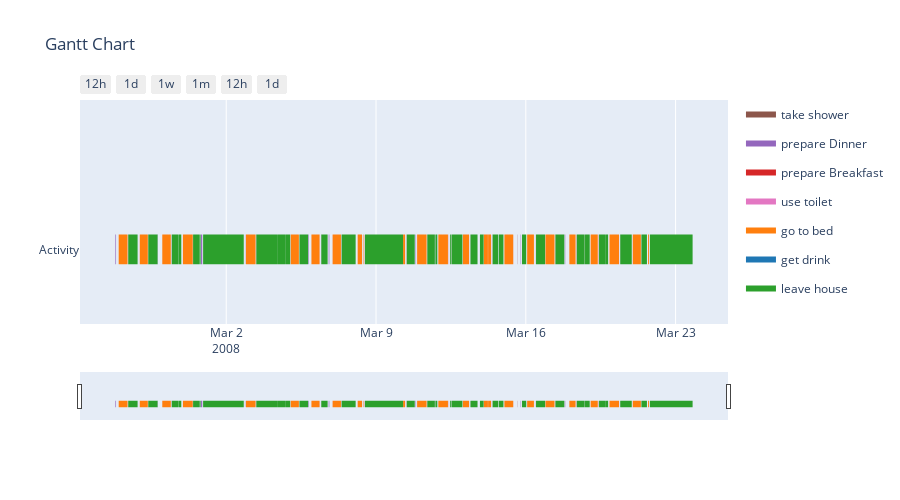

Source (notebook cell):
### Code cell
plt_act.gantt(data.df_activities).show()
